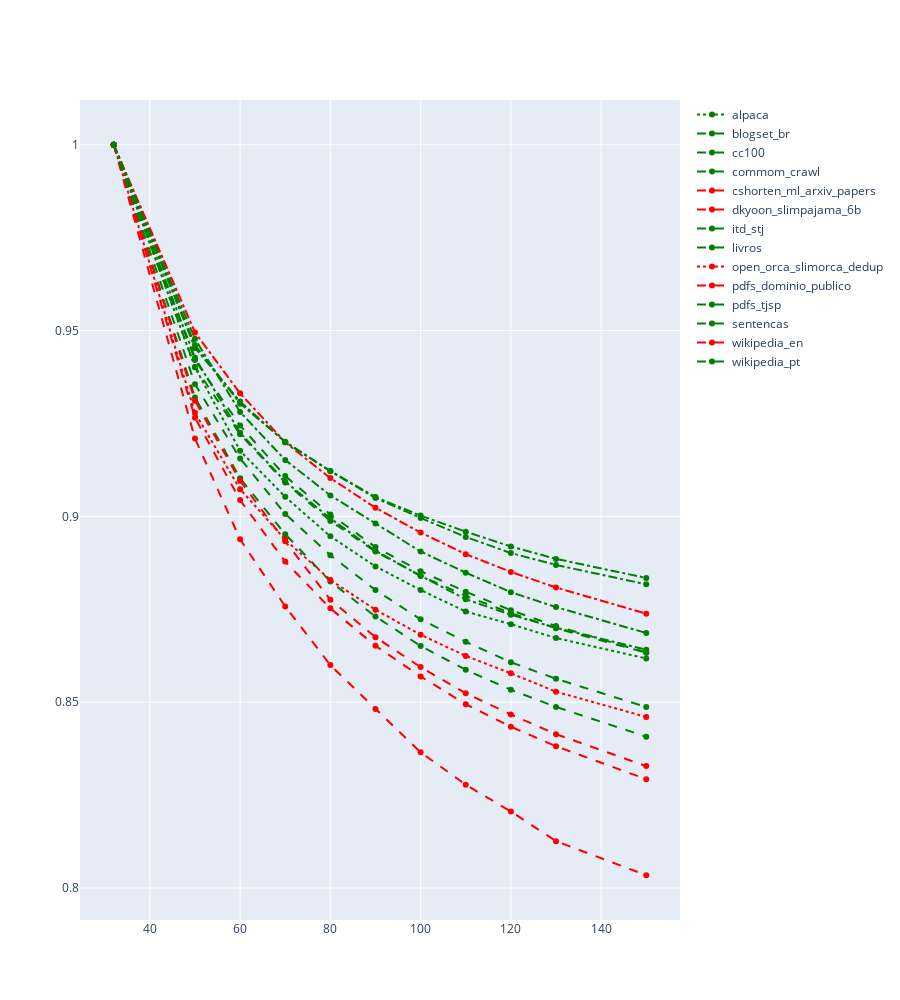

The cell this chart's notebook holds for it:
### Code cell
import plotly.graph_objects as go

cores_langs = {
    "pt": "green",
    "en": "red",
    "it": "blue",
    "fr": "blue",
    "es": "blue"
}

dashes_bases = {
    "the_stack_v1_html": "dot",
    "the_stack_v1_markdown": "dot",
    "the_stack_v1_shell": "dot",
    "the_stack_v1_python": "dot",
    "ajibawa_2023_Code_290k_ShareGPT": "dot",
    "the_stack_v1_powershell": "dot",
    "the_stack_v1_sql": "dot",
    "vikp_textbook_quality_programming": "dot",
    "cc100":"dash",
    "dkyoon_slimpajama_6b":"dash",
    "wikipedia_en":"dash",
    "wikipedia_pt":"dash",
    "commom_crawl":"dash",
    "blogset_br":"dash",
    "cshorten_ml_arxiv_papers":"dash",
    "sentencas": "dashdot",
    "itd_stj": "dashdot",
    "pdfs_tjsp": "dashdot",
    "pdfs_dominio_publico": "dashdot",
    "livros": "dashdot",
    "open_orca_slimorca_dedup": "dot",
    "alpaca": "dot",
}

fig = go.Figure()

for i in range(0, len(pt_base), num_tokenizers):
    indexes = [ind[1] for ind in pt_base.iloc[i:i + num_tokenizers].index]
    bases = [ind[0] for ind in pt_base.iloc[i:i + num_tokenizers].index]
    langs = [ind[2] for ind in pt_base.iloc[i: i + num_tokenizers].index]
    fig.add_trace(
        go.Scatter(
            x = indexes,
            y = pt_base.iloc[i:i + num_tokenizers][100].values,
            name = bases[0],
            line=dict(color=cores_langs[langs[0]], dash=dashes_bases[bases[0]])
        )
    )
fig.update_layout(
    height=1000
)
fig.show()

### Figure 1 — Plotly figure (JSON) as saved in the notebook; plotly's stock layout.template omitted (floating-point values rounded to 4 significant figures)
{"data": [{"line": {"color": "green", "dash": "dot"}, "name": "alpaca", "type": "scatter", "x": [32, 50, 60, 70, 80, 90, 100, 110, 120, 130, 150], "y": [1, 0.9401, 0.9177, 0.9053, 0.8946, 0.8866, 0.8802, 0.8744, 0.871, 0.8673, 0.8618]}, {"line": {"color": "green", "dash": "dash"}, "name": "blogset_br", "type": "scatter", "x": [32, 50, 60, 70, 80, 90, 100, 110, 120, 130, 150], "y": [1, 0.9421, 0.9244, 0.9109, 0.9005, 0.8918, 0.8853, 0.8797, 0.8748, 0.8705, 0.8634]}, {"line": {"color": "green", "dash": "dash"}, "name": "cc100", "type": "scatter", "x": [32, 50, 60, 70, 80, 90, 100, 110, 120, 130, 150], "y": [1, 0.9402, 0.9221, 0.9091, 0.8988, 0.8905, 0.884, 0.8786, 0.874, 0.8699, 0.8633]}, {"line": {"color": "green", "dash": "dash"}, "name": "commom_crawl", "type": "scatter", "x": [32, 50, 60, 70, 80, 90, 100, 110, 120, 130, 150], "y": [1, 0.932, 0.9103, 0.8952, 0.8825, 0.8731, 0.8651, 0.8587, 0.8534, 0.8488, 0.8407]}, {"line": {"color": "red", "dash": "dash"}, "name": "cshorten_ml_arxiv_papers", "type": "scatter", "x": [32, 50, 60, 70, 80, 90, 100, 110, 120, 130, 150], "y": [1, 0.921, 0.8938, 0.8758, 0.86, 0.8482, 0.8365, 0.8278, 0.8206, 0.8126, 0.8035]}, {"line": {"color": "red", "dash": "dash"}, "name": "dkyoon_slimpajama_6b", "type": "scatter", "x": [32, 50, 60, 70, 80, 90, 100, 110, 120, 130, 150], "y": [1, 0.9311, 0.9096, 0.8933, 0.8776, 0.8675, 0.8595, 0.8524, 0.8467, 0.8414, 0.8328]}, {"line": {"color": "green", "dash": "dashdot"}, "name": "itd_stj", "type": "scatter", "x": [32, 50, 60, 70, 80, 90, 100, 110, 120, 130, 150], "y": [1, 0.9427, 0.9225, 0.9094, 0.8994, 0.8908, 0.884, 0.8777, 0.8735, 0.87, 0.8641]}, {"line": {"color": "green", "dash": "dashdot"}, "name": "livros", "type": "scatter", "x": [32, 50, 60, 70, 80, 90, 100, 110, 120, 130, 150], "y": [1, 0.9478, 0.9281, 0.9152, 0.9057, 0.8981, 0.8906, 0.8849, 0.8796, 0.8756, 0.8686]}, {"line": {"color": "red", "dash": "dot"}, "name": "open_orca_slimorca_dedup", "type": "scatter", "x": [32, 50, 60, 70, 80, 90, 100, 110, 120, 130, 150], "y": [1, 0.9278, 0.9073, 0.8938, 0.8829, 0.8749, 0.8682, 0.8625, 0.8578, 0.8528, 0.8461]}, {"line": {"color": "red", "dash": "dashdot"}, "name": "pdfs_dominio_publico", "type": "scatter", "x": [32, 50, 60, 70, 80, 90, 100, 110, 120, 130, 150], "y": [1, 0.9495, 0.9331, 0.9199, 0.9103, 0.9023, 0.8957, 0.8899, 0.8851, 0.8809, 0.8738]}, {"line": {"color": "green", "dash": "dashdot"}, "name": "pdfs_tjsp", "type": "scatter", "x": [32, 50, 60, 70, 80, 90, 100, 110, 120, 130, 150], "y": [1, 0.9461, 0.9303, 0.9201, 0.9122, 0.905, 0.8996, 0.8945, 0.8902, 0.8869, 0.8817]}, {"line": {"color": "green", "dash": "dashdot"}, "name": "sentencas", "type": "scatter", "x": [32, 50, 60, 70, 80, 90, 100, 110, 120, 130, 150], "y": [1, 0.9453, 0.9309, 0.9199, 0.9122, 0.9052, 0.9002, 0.8959, 0.8919, 0.8886, 0.8834]}, {"line": {"color": "red", "dash": "dash"}, "name": "wikipedia_en", "type": "scatter", "x": [32, 50, 60, 70, 80, 90, 100, 110, 120, 130, 150], "y": [1, 0.9266, 0.9044, 0.8878, 0.8753, 0.8652, 0.8569, 0.8495, 0.8434, 0.8382, 0.8293]}, {"line": {"color": "green", "dash": "dash"}, "name": "wikipedia_pt", "type": "scatter", "x": [32, 50, 60, 70, 80, 90, 100, 110, 120, 130, 150], "y": [1, 0.9356, 0.9156, 0.9007, 0.8896, 0.8802, 0.8723, 0.8663, 0.8608, 0.8563, 0.8487]}], "layout": {"height": 1000}}
